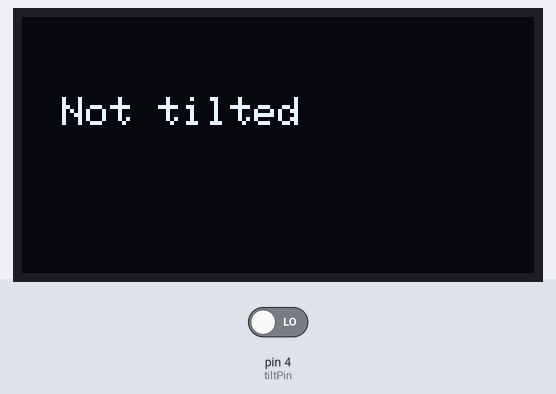
A sketch run on a simulated Arduino Uno, built with avr-gcc and run on an emulated ATmega328P. Shown: 128×64 one-colour display. The inputs (shaded band) are chosen by the test bench; at power-on: pin 4 (tiltPin) LOW. What the sketch prints to the serial monitor is not drawn.

Above: at 1.2 s.
1.3 s: pin 4 (tiltPin) driven HIGH
At 2.5 s:
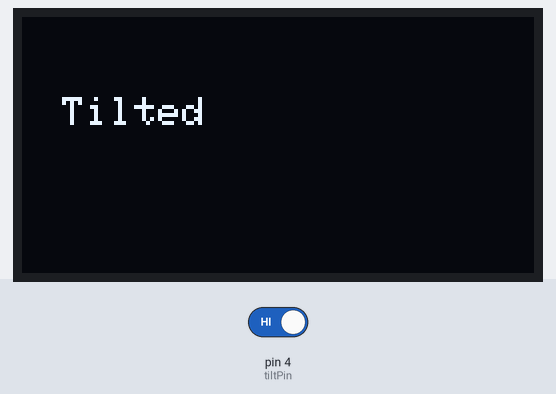
2.8 s: pin 4 (tiltPin) driven LOW
At 3.5 s:
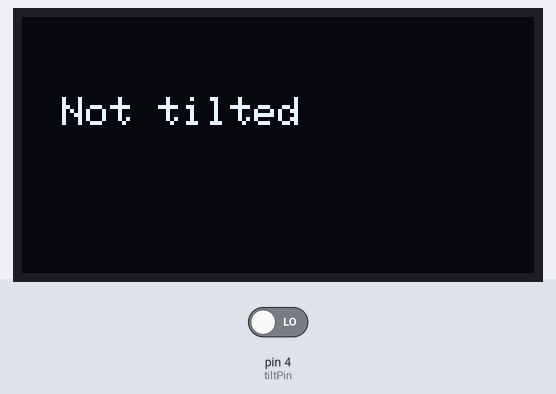
Timing chart, 0 to 5.8 s (numbered marks = the images above; inputs shaded):
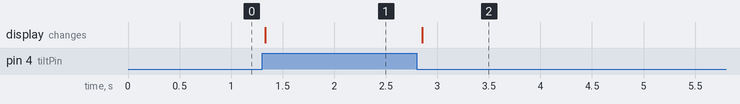

Measured:
- after the input at 1.3 s, the display: changes at once (image 1)
- after the input at 2.8 s, the display: changes after 0.06 s (image 2)

The sketch:

07_Tilt_OLED.ino
```cpp
#include <Wire.h>
#include <Adafruit_GFX.h>
#include <Adafruit_SSD1306.h>

#define tiltPin 4

Adafruit_SSD1306 display(128, 64, &Wire, -1);

void setup() {
  pinMode(tiltPin, INPUT);
  Serial.begin(9600);

  display.begin(SSD1306_SWITCHCAPVCC, 0x3C);
  display.setTextSize(1);
  display.setTextColor(SSD1306_WHITE);
}

void loop() {
  int t = digitalRead(tiltPin);
  Serial.println(t);

  display.clearDisplay();
  display.setCursor(10, 20);

  if (t == HIGH) {
    display.println("Tilted");
  } else {
    display.println("Not tilted");
  }

  display.display();
  delay(100);
}
```
